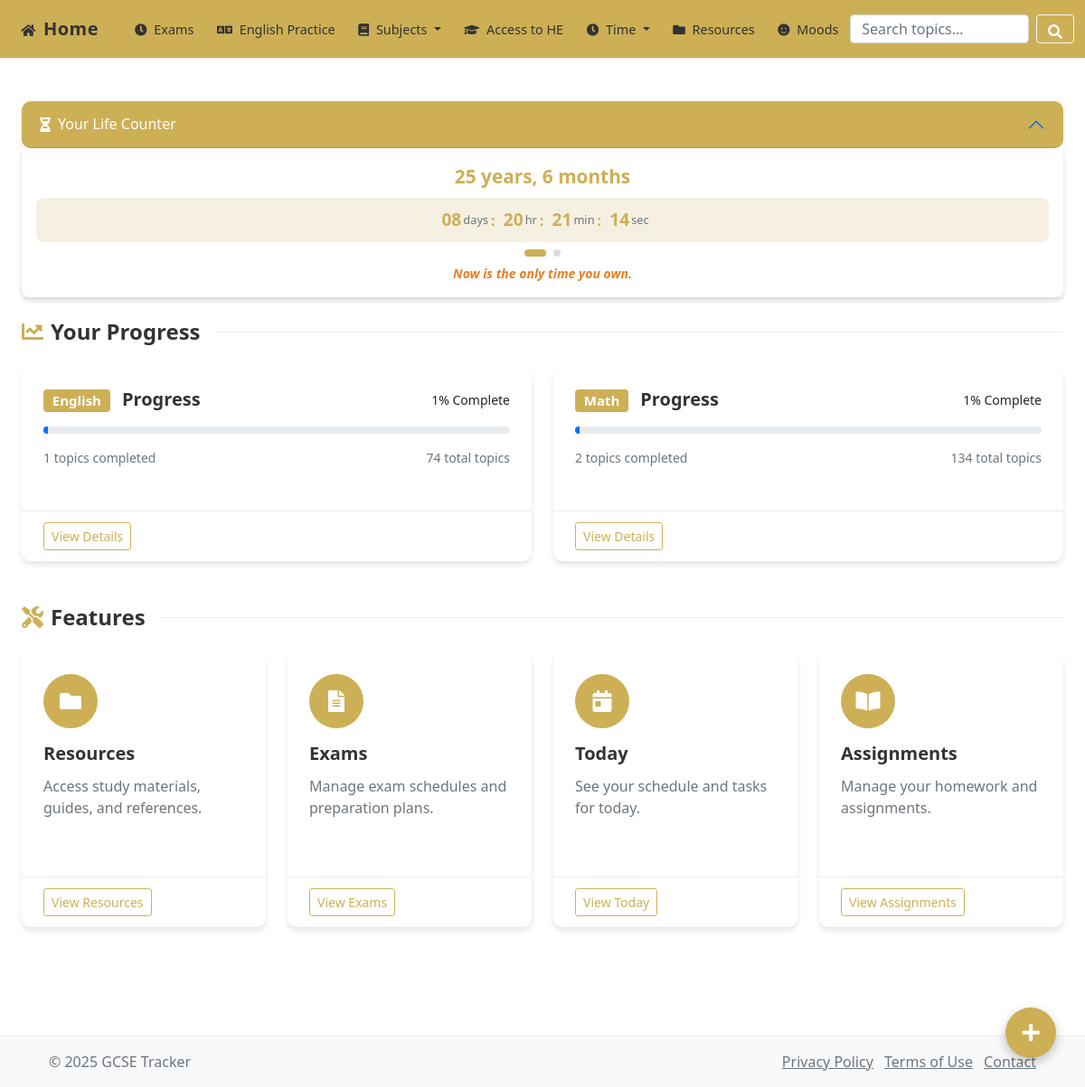
Page /pages/dashboard.php on the committed database.
### tables this page shows
CREATE TABLE `subjects` (
  `id` int(11) NOT NULL,
  `name` varchar(50) NOT NULL,
  `color` varchar(20) DEFAULT '#007bff'
);

### pages/dashboard.php (the view, shortened to what this page needs)
<?php
require_once '../config/db_connect.php';
$subjects_query = "SELECT s.*,
    (SELECT COUNT(DISTINCT t.id)
     FROM math_topics t
     JOIN math_subsections sub ON t.subsection_id = sub.id
     JOIN math_sections sec ON sub.section_id = sec.id
     WHERE s.id = 2) +
    (SELECT COUNT(DISTINCT t.id)
     FROM eng_topics t
     JOIN eng_subsections sub ON t.subsection_id = sub.id
     JOIN eng_sections sec ON sub.section_id = sec.id
     WHERE s.id = 1) as total_topics,
    (SELECT COUNT(DISTINCT t.id)
     FROM math_topics t
     JOIN math_subsections sub ON t.subsection_id = sub.id
     JOIN math_sections sec ON sub.section_id = sec.id
     JOIN topic_progress tp ON t.id = tp.topic_id
     WHERE s.id = 2 AND tp.status = 'completed') +
    (SELECT COUNT(DISTINCT t.id)
     FROM eng_topics t
     JOIN eng_subsections sub ON t.subsection_id = sub.id
     JOIN eng_sections sec ON sub.section_id = sec.id
     JOIN eng_topic_progress tp ON t.id = tp.topic_id
     WHERE s.id = 1 AND tp.status = 'completed') as completed_topics
FROM subjects s";
$subjects_result = $conn->query($subjects_query);
$birthday_query = "SELECT * FROM birthday LIMIT 1";
$birthday_result = $conn->query($birthday_query);
$birthday_data = ($birthday_result && $birthday_result->num_rows > 0) ? $birthday_result->fetch_assoc() : null;
include '../includes/header.php';
$accent_color = "#cdaf56";
?>
<div class="container-fluid py-4">
    <div class="accordion mb-4" id="ageCounterAccordion">
        <div class="accordion-item border-0 shadow-sm rounded">
            <h2 class="accordion-header" id="ageCounterHeading">
                <button class="accordion-button" type="button" data-bs-toggle="collapse" data-bs-target="#ageCounterCollapse" aria-expanded="true" aria-controls="ageCounterCollapse" style="background-color: var(--accent-color); color: white; border-radius: 10px;">
                    <i class="fas fa-hourglass-half me-2"></i> Your Life Counter
                </button>
            </h2>
            <div id="ageCounterCollapse" class="accordion-collapse collapse show" aria-labelledby="ageCounterHeading">
                <div class="accordion-body p-0">
                    <div class="card feature-card border-0">
                        <div class="card-body p-0">
                            <?php if ($birthday_data): ?>
                            <div id="ageCounterCarousel" class="carousel slide" data-bs-ride="false" data-bs-touch="true" data-bs-interval="false">
                                <div class="carousel-inner">
                                    <div class="carousel-item active">
                                        <div class="age-notification p-3">
                                            <div class="mb-2 text-center">
                                                <div class="age-simple-text fw-bold" id="age-text-simple">
                                                </div>
                                                <div class="live-counter-small mt-2 d-flex justify-content-center align-items-center">
                                                    <div class="time-unit-small">
                                                        <span id="days-small">27</span><span class="time-label">days</span>
                                                    </div>
                                                    <div class="time-separator-small">:</div>
                                                    <div class="time-unit-small">
                                                        <span id="hours-small">03</span><span class="time-label">hr</span>
                                                    </div>
                                                    <div class="time-separator-small">:</div>
                                                    <div class="time-unit-small">
                                                        <span id="minutes-small">10</span><span class="time-label">min</span>
                                                    </div>
                                                    <div class="time-separator-small">:</div>
                                                    <div class="time-unit-small">
                                                        <span id="seconds-small">42</span><span class="time-label">sec</span>
                                                    </div>
                                                </div>
                                            </div>
                                            <div class="card-indicator my-2">
                                                <span class="active"></span>
                                                <span></span>
                                            </div>
                                            <div class="text-center">
                                                <p class="mb-0 fst-italic small" id="motivation-message-primary">Are you using your time properly?</p>
                                            </div>
                                        </div>
                                    </div>
                                </div>
                            </div>
                            <?php endif; ?>
                        </div>
                    </div>
                </div>
            </div>
        </div>
    </div>
    <div class="section-heading">
        <h4><i class="fas fa-chart-line me-2"></i>Your Progress</h4>
        <div class="line"></div>
    </div>
    <div class="row mb-4">
        <?php
        if ($subjects_result && $subjects_result->num_rows > 0) {
            $subjects_result->data_seek(0);
            while($subject = $subjects_result->fetch_assoc()):
                $progress = $subject['total_topics'] > 0 ?
                    round(($subject['completed_topics'] / $subject['total_topics']) * 100) : 0;
                $subject_color = $accent_color;
        ?>
        <div class="col-md-6 mb-4">
            <div class="card feature-card">
                <div class="card-body">
                    <div class="d-flex justify-content-between align-items-center mb-3">
                        <h5 class="mb-0">
                            <span class="badge me-2" style="background-color: <?php echo $subject_color; ?>">
                                <?php echo $subject['name']; ?>
                            </span>
                            Progress
                        </h5>
                        <span class="progress-label"><?php echo $progress; ?>% Complete</span>
                    </div>
                    <div class="progress mb-3">
                        <div class="progress-bar progress-bar-accent" role="progressbar"
                             style="width: <?php echo $progress; ?>%; background-color: <?php echo $subject_color; ?>"
                             aria-valuenow="<?php echo $progress; ?>" aria-valuemin="0" aria-valuemax="100">
                        </div>
                    </div>
                    <div class="d-flex justify-content-between text-muted small">
                        <span><?php echo $subject['completed_topics']; ?> topics completed</span>
                        <span><?php echo $subject['total_topics']; ?> total topics</span>
                    </div>
                </div>
                <div class="card-footer">
                    <a href="subjects/<?php echo strtolower($subject['name']); ?>.php" class="btn btn-sm btn-outline-accent">View Details</a>
                </div>
            </div>
        </div>
        <?php
            endwhile;
        } ?>
    </div>
    <div class="section-heading">
        <h4><i class="fas fa-tools me-2"></i>Features</h4>
        <div class="line"></div>
    </div>
    <div class="row mb-4">
        <div class="col-sm-6 col-md-3 mb-4">
            <div class="card feature-card">
                <div class="card-body">
                    <div class="icon-bg">
                        <i class="fas fa-folder"></i>
                    </div>
                    <h5>Resources</h5>
                    <p>Access study materials, guides, and references.</p>
                </div>
                <div class="card-footer">
                    <a href="resources.php" class="btn btn-sm btn-outline-accent">View Resources</a>
                </div>
            </div>
        </div>
        <div class="col-sm-6 col-md-3 mb-4">
            <div class="card feature-card">
                <div class="card-body">
                    <div class="icon-bg">
                        <i class="fas fa-file-alt"></i>
                    </div>
                    <h5>Exams</h5>
                    <p>Manage exam schedules and preparation plans.</p>
                </div>
                <div class="card-footer">
                    <a href="exam_countdown.php" class="btn btn-sm btn-outline-accent">View Exams</a>
                </div>
            </div>
        </div>
        <div class="col-sm-6 col-md-3 mb-4">
            <div class="card feature-card">
                <div class="card-body">
                    <div class="icon-bg">
                        <i class="fas fa-calendar-day"></i>
                    </div>
                    <h5>Today</h5>
                    <p>See your schedule and tasks for today.</p>
                </div>
                <div class="card-footer">
                    <a href="Today.php" class="btn btn-sm btn-outline-accent">View Today</a>
                </div>
            </div>
        </div>
        <div class="col-sm-6 col-md-3 mb-4">
            <div class="card feature-card">
                <div class="card-body">
                    <div class="icon-bg">
                        <i class="fas fa-book-open"></i>
                    </div>
                    <h5>Assignments</h5>
                    <p>Manage your homework and assignments.</p>
                </div>
                <div class="card-footer">
                    <a href="assignments.php" class="btn btn-sm btn-outline-accent">View Assignments</a>
                </div>
                </div>
            </div>
        </div>
    </div>
<div class="fab-container">
    <div class="fab-button" id="fabButton">
        <i class="fas fa-plus"></i>
                                </div>
                            </div>
<?php
include '../includes/footer.php';
?>

### assets/css/main.css (style rules this page uses)
:root { --primary-color: #3498db; --secondary-color: #2ecc71; --warning-color: #f39c12; --danger-color: #e74c3c; --light-color: #f8f9fa; --dark-color: #343a40; --gray-color: #6c757d; --border-color: #dee2e6; --shadow: 0 0.125rem 0.25rem rgba(0, 0, 0, 0.075); }
body { font-family: 'Segoe UI', Tahoma, Geneva, Verdana, sans-serif; color: #333; background-color: #f5f7fa; min-height: 100vh; display: flex; flex-direction: column; }
.card { border-radius: 0.5rem; box-shadow: var(--shadow); transition: transform 0.2s, box-shadow 0.2s; margin-bottom: 1.5rem; }
.progress { height: 0.5rem; border-radius: 1rem; margin-top: 0.5rem; }

### assets/css/reports.css (style rules this page uses)
.card { box-shadow: 0 2px 4px rgba(0,0,0,0.1); border: none; margin-bottom: 1.5rem; }
.card-body { padding: 1.5rem; }

### pages/EnglishPractice/style.css (style rules this page uses)
:root { --english-primary: #0d6efd; --english-secondary: #6c757d; --english-light: #f8f9fa; --english-dark: #343a40; --english-border: #dee2e6; --english-border-radius: 0.375rem; --english-card-bg: #ffffff; --english-card-shadow: 0 .125rem .25rem rgba(0,0,0,.075); }
.progress { height: 20px; font-size: 0.8rem; border-radius: var(--english-border-radius); }
.progress-bar { background-color: var(--english-primary) !important; transition: width 0.4s ease; }

### includes/header.php (style rules this page uses)
:root { --primary-color: #cdaf56; --primary-hover: #b89a45; --text-color: #000000; }

### pages/dashboard.php (style rules this page uses)
.card-indicator { display: flex; justify-content: center; gap: 8px; }
.card-indicator span { width: 8px; height: 8px; border-radius: 50%; background-color: #ddd; display: inline-block; }
.card-indicator span.active { background-color: var(--accent-color); width: 24px; border-radius: 4px; }
.carousel-item { transition: transform 0.4s ease-in-out; }

### rows in the picture
subjects: name "English", progress "1", completed_topics "1", total_topics "74"
subjects: name "Math", progress "1", completed_topics "2", total_topics "134"
